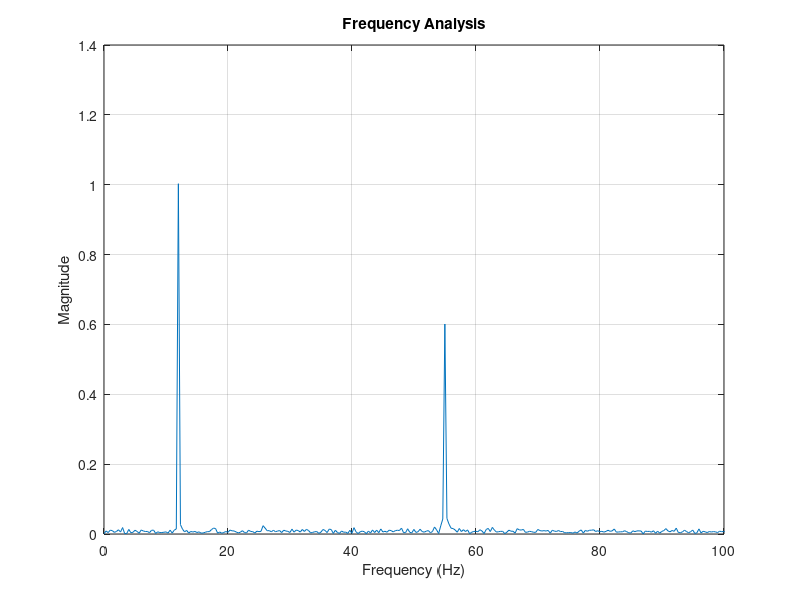

Source code (MATLAB):
clear; clc; close all;

fs = 800;
t = 0:1/fs:3;

signal = sin(2*pi*12*t) + 0.6*sin(2*pi*55*t) + 0.2*randn(size(t));

N = length(signal);
Y = fft(signal);
f = (0:floor(N/2))*fs/N;

magnitude = abs(Y/N);
magnitude = magnitude(1:length(f));
magnitude(2:end-1) = 2*magnitude(2:end-1);

figure;
plot(f, magnitude);
xlabel('Frequency (Hz)');
ylabel('Magnitude');
title('Frequency Analysis');
xlim([0 100]);
grid on;
